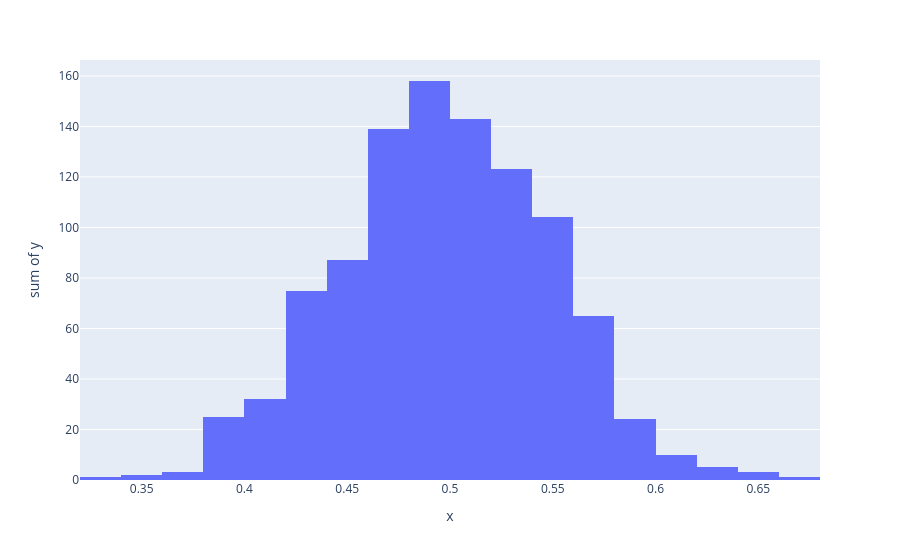

Notebook code cell kept with this figure:
### Code cell
#Central Limit Theorem, 1000 samples each with 31
#random numbers between 0.0 an 1.0

x_values = [(sum([random.uniform(0.0, 1.0) for i in range (sample_size)]) / sample_size) for _ in range(sample_count)]

y_values = [1 for _ in range(sample_count)]

px.histogram(x=x_values, y = y_values, nbins=20).show()

#When we groupthem as samples and average them, they form a normal distribution
#sample size greater than 30 means will still roughly form a normal distribution

### Figure 1 — Plotly figure (JSON) as saved in the notebook; plotly's stock layout.template omitted (floating-point values rounded to 4 significant figures; data arrays with more than 128 entries replaced by an {"elided": "..."} marker saying what was removed)
{"data": [{"alignmentgroup": "True", "bingroup": "x", "histfunc": "sum", "hovertemplate": "x=%{x}<br>sum of y=%{y}<extra></extra>", "legendgroup": "", "marker": {"color": "#636efa", "pattern": {"shape": ""}}, "name": "", "nbinsx": 20, "offsetgroup": "", "orientation": "v", "showlegend": false, "type": "histogram", "x": {"elided": "1000 float values"}, "xaxis": "x", "y": {"elided": "1000 int values"}, "yaxis": "y"}], "layout": {"barmode": "relative", "legend": {"tracegroupgap": 0}, "margin": {"t": 60}, "xaxis": {"anchor": "y", "domain": [0, 1], "title": {"text": "x"}}, "yaxis": {"anchor": "x", "domain": [0, 1], "title": {"text": "sum of y"}}}}
